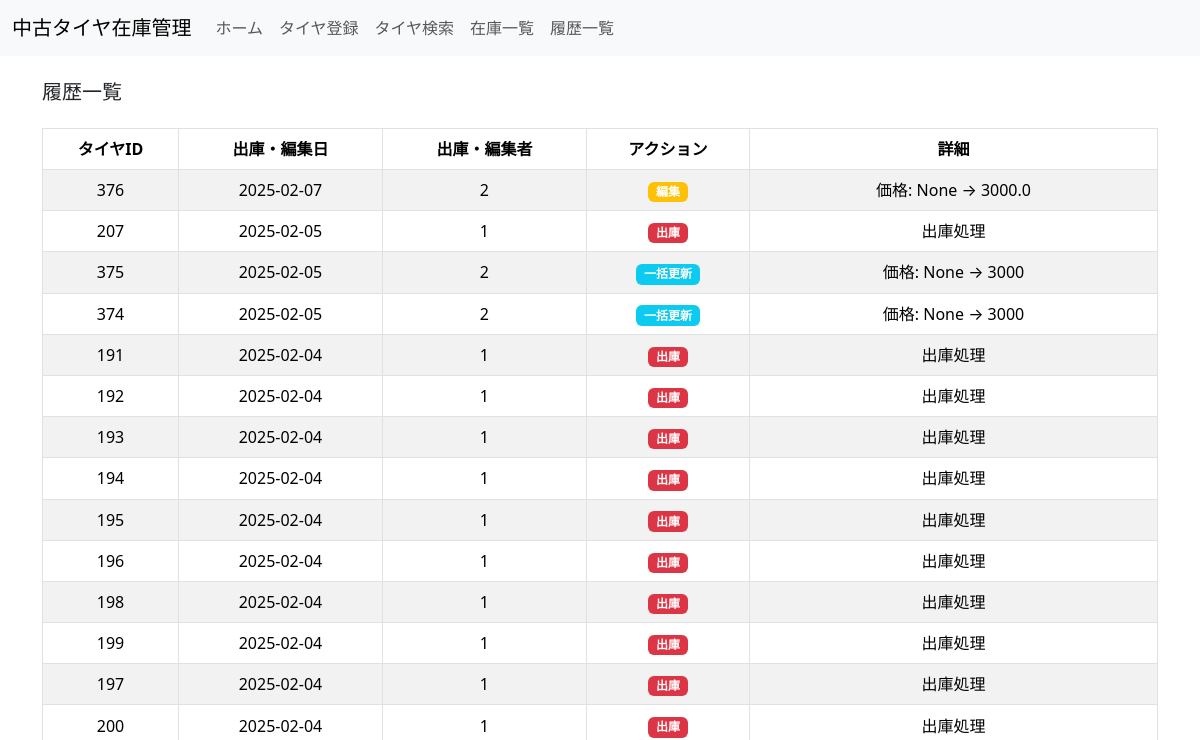
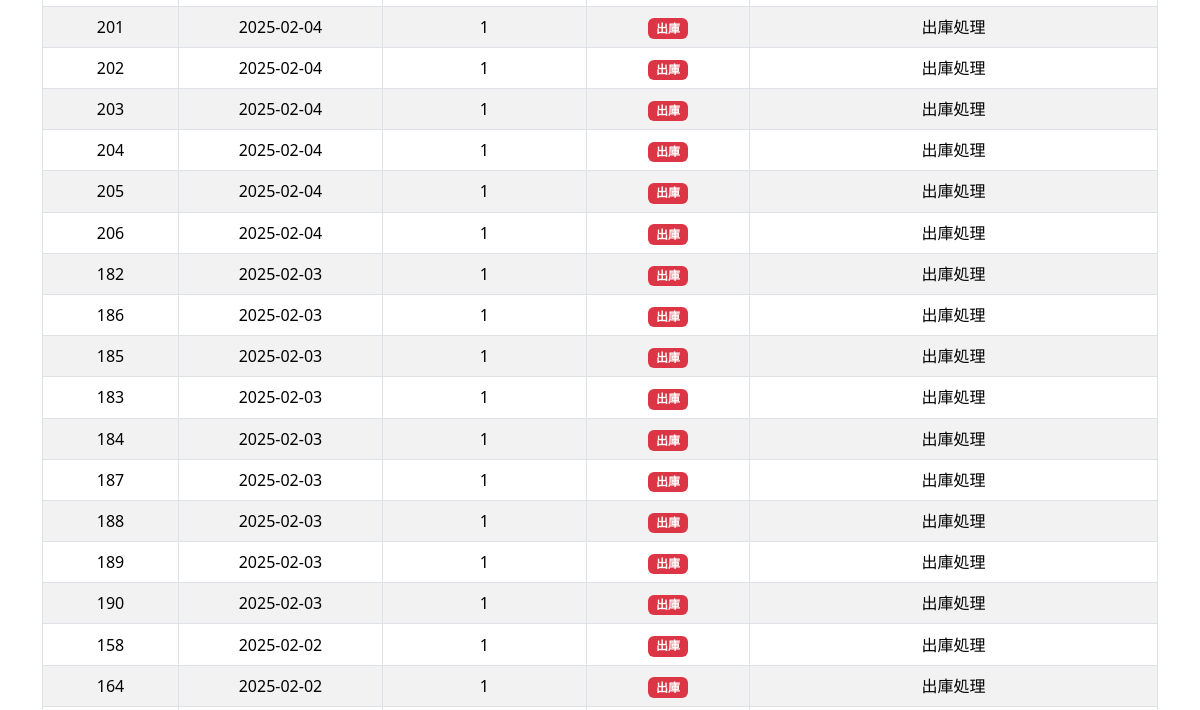
Before: /history (upper part) with the older database file (2 pictures, top to bottom).
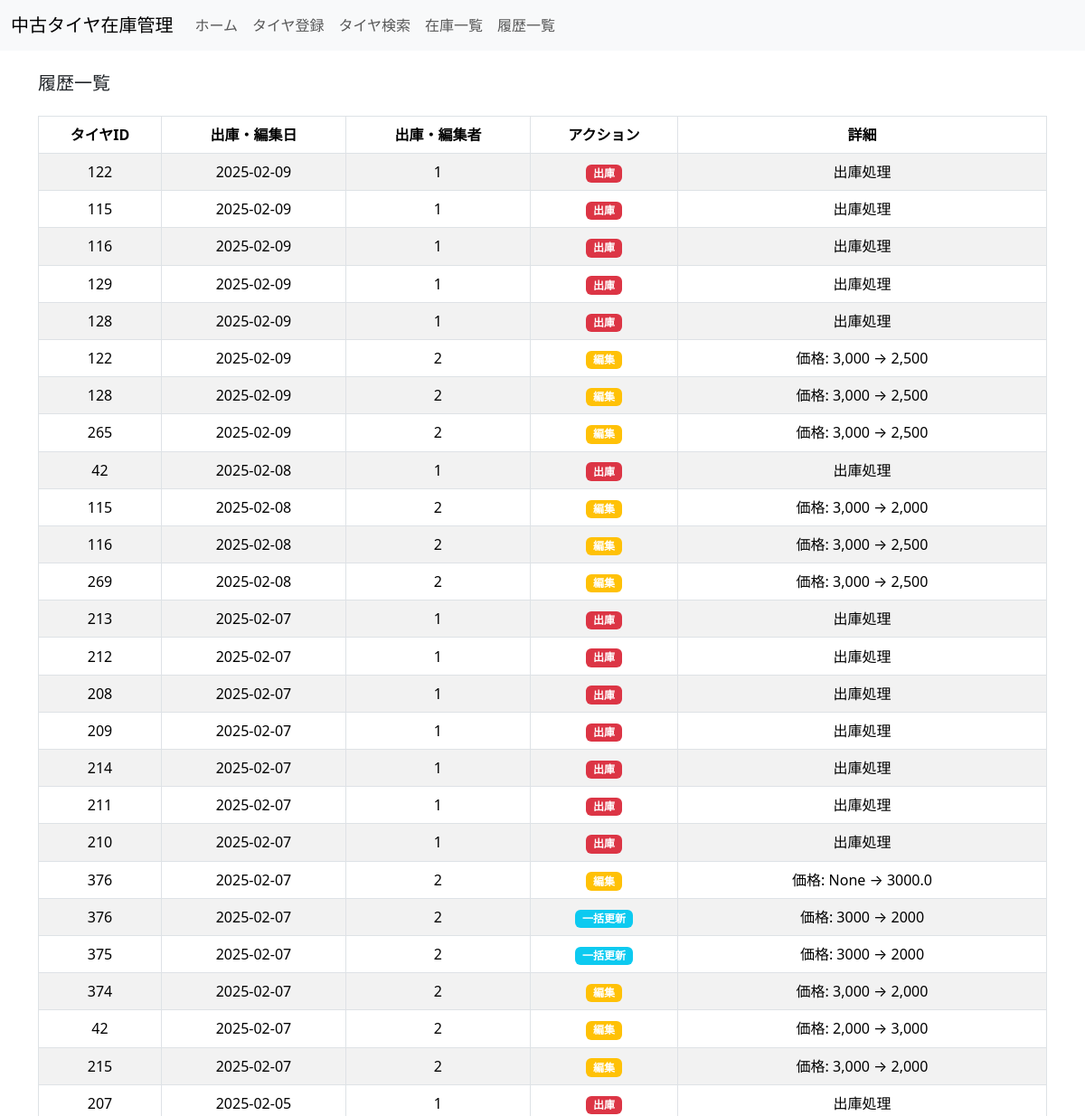
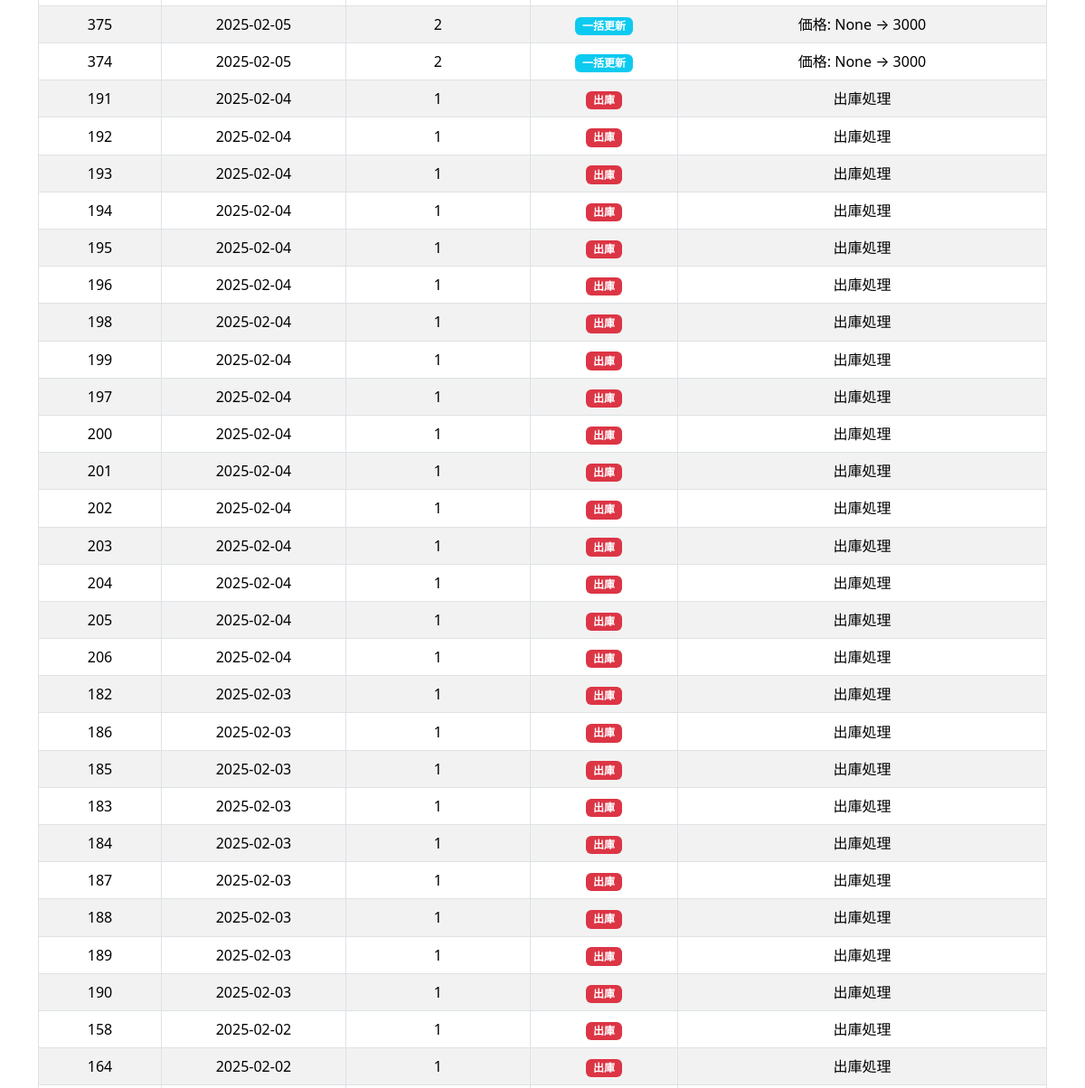
After: the same page with the newer database file (2 pictures, top to bottom).
### models.py (models this page shows)
class HistoryPage(db.Model):
    id = db.Column(db.Integer, primary_key=True)
    tire_id = db.Column(db.Integer, db.ForeignKey('input_page.id'), nullable=False)
    user_id = db.Column(db.Integer, db.ForeignKey('user.id'), nullable=False)
    action = db.Column(db.String, nullable=False)
    edit_date = db.Column(db.DateTime, nullable=False)
    details = db.Column(db.String)

class DispatchHistory(db.Model):
    __tablename__ = "dispatch_history"  # 正しいテーブル名を指定
    id = db.Column(db.Integer, primary_key=True)
    tire_id = db.Column(db.Integer, db.ForeignKey('input_page.id'), nullable=False)
    user_id = db.Column(db.Integer, db.ForeignKey('user.id'), nullable=False)
    dispatch_date = db.Column(db.DateTime, nullable=False)
    dispatch_note = db.Column(db.String)

### app.py (the view)
@app.route('/history')
def history_page():
    import logging
    logging.basicConfig()
    logging.getLogger('sqlalchemy.engine').setLevel(logging.INFO)
    dispatch_history = DispatchHistory.query.all()
    edit_history = HistoryPage.query.all()
    for record in dispatch_history:
        print(f"デバッグ: {record.dispatch_date} (型: {type(record.dispatch_date)})")
    dispatch_records = []  # ここでリストを定義
    for record in dispatch_history:
        try:
            if isinstance(record.dispatch_date, str):
                dispatch_date = datetime.strptime(record.dispatch_date, '%Y-%m-%d %H:%M:%S')
            elif isinstance(record.dispatch_date, datetime):
                dispatch_date = record.dispatch_date
            else:
                print(f"🚨 予期しないデータ型: {type(record.dispatch_date)} - {record.dispatch_date}")
                continue  # 予期しない型ならスキップ
            if dispatch_date.tzinfo is None:
                dispatch_date = dispatch_date.replace(tzinfo=timezone.utc)
            dispatch_date = dispatch_date.astimezone(JST)
            dispatch_records.append({
                "tire_id": record.tire_id,
                "date": dispatch_date,
                "user_id": record.user_id,
                "action": "出庫",
                "details": record.dispatch_note or "出庫処理"
            })
        except Exception as e:
            print(f"🚨 変換エラー: {e} (値: {record.dispatch_date})")
    edit_records = []
    for record in edit_history:
        try:
            if isinstance(record.edit_date, str):  # 文字列の場合は変換
                edit_date = datetime.strptime(record.edit_date, '%Y-%m-%d %H:%M:%S')
            else:
                edit_date = record.edit_date
            edit_records.append({
                "tire_id": record.tire_id,
                "date": edit_date.astimezone(JST) if isinstance(edit_date, datetime) else edit_date,
                "user_id": record.user_id,
                "action": record.action,
                "details": record.details
            })
        except Exception as e:
            print(f"🚨 変換エラー: {e} (値: {record.edit_date})")
    combined_history = sorted(dispatch_records + edit_records, key=lambda x: x["date"].astimezone(JST), reverse=True)
    return render_template('history_page.html', history=combined_history)

### app.py (called while the page is built)
@app.context_processor
def inject_user():
    from flask_login import current_user
    return dict(user=current_user)

### templates/history_page.html
{% extends "base.html" %}
{% block content %}
<div class="container my-4">
    <h5 class="mb-4">履歴一覧</h5>
    <div class="table-responsive">
        <table class="table table-bordered table-striped table-hover">
            <thead class="thead-light">
                <tr>
                    <th style="min-width: 100px;">タイヤID</th>
                    <th style="min-width: 150px;">出庫・編集日</th>
                    <th style="min-width: 150px;">出庫・編集者</th>
                    <th style="min-width: 120px;">アクション</th>
                    <th style="min-width: 300px;">詳細</th>
                </tr>
            </thead>
            <tbody>
                {% for record in history %}
                <tr>
                    <td>{{ record.tire_id }}</td>
                    <td>{{ record.date.strftime('%Y-%m-%d') }}</td>
                    <td>{{ record.user_id }}</td>
                    <td>
                        {% if record.action == "出庫" %}
                            <span class="badge bg-danger">{{ record.action }}</span>
                        {% elif record.action == "編集" %}
                            <span class="badge bg-warning">{{ record.action }}</span>
                        {% elif record.action == "一括更新" %}
                            <span class="badge bg-info">{{ record.action }}</span>
                        {% endif %}
                    </td>
                    <td>{{ record.details }}</td>
                </tr>
                {% endfor %}
            </tbody>
        </table>
    </div>
</div>
{% endblock %}

### templates/base.html (shortened to what this page needs)
<!DOCTYPE html>
<html lang="ja">
<head>
    <link rel="stylesheet" href="{{ url_for('static', filename='css/style.css') }}">
    <link href="https://cdn.jsdelivr.net/npm/bootstrap@5.3.3/dist/css/bootstrap.min.css" rel="stylesheet">
</head>
<body>
    <header>
    <nav class="navbar navbar-expand-lg navbar-light bg-light">
        <div class="container-fluid">
            <a class="navbar-brand" href="{{ url_for('index') }}">中古タイヤ在庫管理</a>
            <div class="collapse navbar-collapse" id="navbarNav">
                <ul class="navbar-nav">
                    <li class="nav-item">
                        <a class="nav-link" href="{{ url_for('index') }}">ホーム</a>
                    </li>
                    <li class="nav-item">
                        <a class="nav-link" href="{{ url_for('input_page') }}">タイヤ登録</a>
                    </li>
                    <li class="nav-item">
                        <a class="nav-link" href="{{ url_for('search_page') }}">タイヤ検索</a>
                    </li>
                    <li class="nav-item">
                        <a class="nav-link" href="{{ url_for('inventory_list') }}">在庫一覧</a>
                    </li>
                    <li class="nav-item">
                        <a class="nav-link" href="{{ url_for('history_page') }}">履歴一覧</a>
                    </li>
                </ul>
            </div>
        </div>
    </nav>
</header>
    <main>
        {% block content %}
        {% endblock %}
    </main>
</body>
</html>

### static/css/style.css (style rules this page uses)
* { box-sizing: border-box; }
.navbar { background-color: #f8f9fa; }
body { background-color: #f8f9fa; }
h5 { margin: 0; }
.table td, .table th { text-align: center; vertical-align: middle; }

Changed rows visible on the page:
added DispatchHistory: tire_id "122", date "2025-02-09", user_id "1", action "出庫", details "出庫処理"
added DispatchHistory: tire_id "115", date "2025-02-09", user_id "1", action "出庫", details "出庫処理"
added DispatchHistory: tire_id "116", date "2025-02-09", user_id "1", action "出庫", details "出庫処理"
added DispatchHistory: tire_id "129", date "2025-02-09", user_id "1", action "出庫", details "出庫処理"
added DispatchHistory: tire_id "128", date "2025-02-09", user_id "1", action "出庫", details "出庫処理"
added HistoryPage: tire_id "122", date "2025-02-09", user_id "2", action "編集", details "価格: 3,000 → 2,500"
added HistoryPage: tire_id "128", date "2025-02-09", user_id "2", action "編集", details "価格: 3,000 → 2,500"
added HistoryPage: tire_id "265", date "2025-02-09", user_id "2", action "編集", details "価格: 3,000 → 2,500"
added DispatchHistory: tire_id "42", date "2025-02-08", user_id "1", action "出庫", details "出庫処理"
added HistoryPage: tire_id "115", date "2025-02-08", user_id "2", action "編集", details "価格: 3,000 → 2,000"
added HistoryPage: tire_id "116", date "2025-02-08", user_id "2", action "編集", details "価格: 3,000 → 2,500"
added HistoryPage: tire_id "269", date "2025-02-08", user_id "2", action "編集", details "価格: 3,000 → 2,500"
added DispatchHistory: tire_id "213", date "2025-02-07", user_id "1", action "出庫", details "出庫処理"
added DispatchHistory: tire_id "212", date "2025-02-07", user_id "1", action "出庫", details "出庫処理"
added DispatchHistory: tire_id "208", date "2025-02-07", user_id "1", action "出庫", details "出庫処理"
added DispatchHistory: tire_id "209", date "2025-02-07", user_id "1", action "出庫", details "出庫処理"
added DispatchHistory: tire_id "214", date "2025-02-07", user_id "1", action "出庫", details "出庫処理"
added DispatchHistory: tire_id "211", date "2025-02-07", user_id "1", action "出庫", details "出庫処理"
added DispatchHistory: tire_id "210", date "2025-02-07", user_id "1", action "出庫", details "出庫処理"
added HistoryPage: tire_id "376", date "2025-02-07", user_id "2", action "一括更新", details "価格: 3000 → 2000"
added HistoryPage: tire_id "375", date "2025-02-07", user_id "2", action "一括更新", details "価格: 3000 → 2000"
added HistoryPage: tire_id "374", date "2025-02-07", user_id "2", action "編集", details "価格: 3,000 → 2,000"
added HistoryPage: tire_id "42", date "2025-02-07", user_id "2", action "編集", details "価格: 2,000 → 3,000"
added HistoryPage: tire_id "215", date "2025-02-07", user_id "2", action "編集", details "価格: 3,000 → 2,000"
